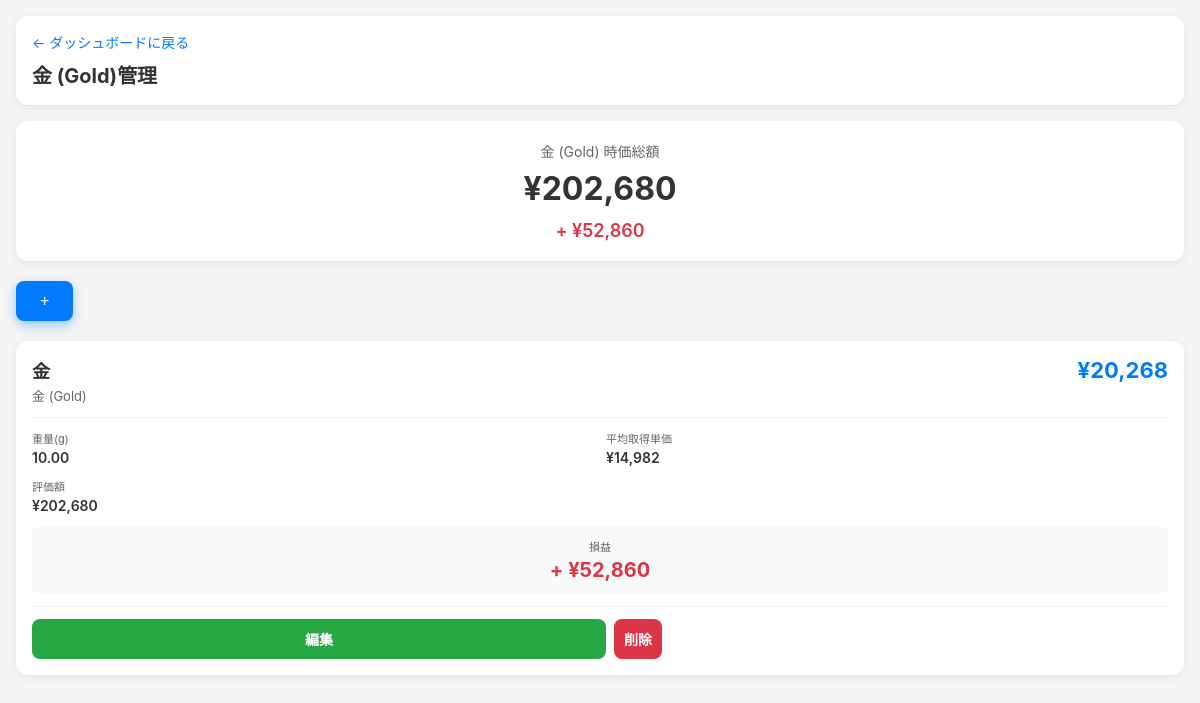
The app's page /assets/gold (signed in) with its own data.
### tables this page shows
CREATE TABLE assets (
        id INTEGER PRIMARY KEY AUTOINCREMENT,
        user_id INTEGER,
        asset_type TEXT NOT NULL,
        symbol TEXT NOT NULL,
        name TEXT,
        quantity REAL NOT NULL,
        price REAL DEFAULT 0,
        created_at TIMESTAMP DEFAULT CURRENT_TIMESTAMP, avg_price REAL DEFAULT 0, current_price REAL DEFAULT 0, total_cost REAL DEFAULT 0, acquisition_price REAL, avg_cost REAL DEFAULT 0,
        FOREIGN KEY (user_id) REFERENCES users (id)
    );

### app.py (the view)
@app.route('/assets/<asset_type>')
def manage_assets(asset_type):
    user = get_current_user()
    if not user:
        return redirect(url_for('login'))
    conn = get_db()
    c = conn.cursor()
    if USE_POSTGRES:
        c.execute('''SELECT * FROM assets WHERE user_id = %s AND asset_type = %s
                    ORDER BY symbol''', (user['id'], asset_type))
    else:
        c.execute('''SELECT * FROM assets WHERE user_id = ? AND asset_type = ?
                    ORDER BY symbol''', (user['id'], asset_type))
    assets = c.fetchall()
    conn.close()
    type_info = {
        'jp_stock': {'title': '日本株', 'symbol_label': '証券コード', 'quantity_label': '株数'},
        'us_stock': {'title': '米国株', 'symbol_label': 'シンボル', 'quantity_label': '株数'},
        'gold': {'title': '金 (Gold)', 'symbol_label': '種類', 'quantity_label': '重量(g)'},
        'cash': {'title': '現金', 'symbol_label': '項目名', 'quantity_label': '金額'},
        'crypto': {'title': '暗号資産', 'symbol_label': '銘柄', 'quantity_label': '数量'}
    }
    info = type_info.get(asset_type, type_info['jp_stock'])
    crypto_symbols = CRYPTO_SYMBOLS
    return render_template('manage_assets.html', assets=assets, asset_type=asset_type, info=info, crypto_symbols=crypto_symbols)

### app.py (called while the page is built)
def get_db():
    if USE_POSTGRES:
        conn = psycopg2.connect(DATABASE_URL, cursor_factory=RealDictCursor)
        return conn
    else:
        conn = sqlite3.connect('portfolio.db')
        conn.row_factory = sqlite3.Row
        return conn

def get_current_user():
    if 'user_id' not in session:
        return None
    conn = get_db()
    c = conn.cursor()
    if USE_POSTGRES:
        c.execute('SELECT * FROM users WHERE id = %s', (session['user_id'],))
    else:
        c.execute('SELECT * FROM users WHERE id = ?', (session['user_id'],))
    user = c.fetchone()
    conn.close()
    return user

### templates/manage_assets.html (shortened to what this page needs)
{% extends "base.html" %}
{% block content %}
<div class="header">
    <a href="{{ url_for('dashboard') }}" class="back-link">&larr; ダッシュボードに戻る</a>
    <h1>{{ info.title }}管理</h1>
</div>
{% if assets %}
    {% set total_value = namespace(amount=0) %}
    {% set total_cost = namespace(amount=0) %}
    {% for asset in assets %}
        {% if asset_type != 'cash' %}
            {% set total_value.amount = total_value.amount + (asset['quantity'] * asset['price']) %}
            {% set total_cost.amount = total_cost.amount + (asset['quantity'] * asset['avg_cost']) %}
        {% else %}
            {% set total_value.amount = total_value.amount + asset['quantity'] %}
        {% endif %}
    {% endfor %}
    {% set total_profit = total_value.amount - total_cost.amount %}
    <div class="summary-card">
        <div class="summary-title">{{ info.title }} 時価総額</div>
        <div class="summary-value">
            {% if asset_type == 'us_stock' %}
                ${{ "{:,.2f}".format(total_value.amount) }}
            {% else %}
                &yen;{{ "{:,.0f}".format(total_value.amount) }}
            {% endif %}
        </div>
        {% if asset_type != 'cash' %}
        <div class="summary-profit {% if total_profit >= 0 %}profit-red{% else %}profit-green{% endif %}">
            {% if total_profit >= 0 %}+{% endif %}
            {% if asset_type == 'us_stock' %}
                ${{ "{:,.2f}".format(total_profit) }}
            {% else %}
                &yen;{{ "{:,.0f}".format(total_profit) }}
            {% endif %}
        </div>
        {% endif %}
    </div>
{% endif %}
<button class="add-button" onclick="showAddForm()">+</button>
{% if assets %}
    {% for asset in assets %}
    <div class="stock-card" data-edit-url="{{ url_for('edit_asset', asset_id=asset['id']) }}">
        <div class="stock-header">
            <div>
                <div class="stock-symbol">{{ asset['symbol'] }}</div>
                {% if asset_type not in ['cash'] %}
                <div class="stock-name">{{ asset['name'] or '-' }}</div>
                {% endif %}
            </div>
            <div>
                <div class="stock-price">
                    {% if asset_type == 'us_stock' %}
                        ${{ "{:,.2f}".format(asset['price']) }}
                    {% elif asset_type not in ['cash'] %}
                        &yen;{{ "{:,.0f}".format(asset['price']) }}
                    {% endif %}
                </div>
            </div>
        </div>
        <div class="stock-details">
            <div class="detail-item">
                <span class="detail-label">{{ info.quantity_label }}</span>
                <span class="detail-value">{{ "{:,.2f}".format(asset['quantity']) }}</span>
            </div>
            {% if asset_type not in ['cash'] %}
            <div class="detail-item">
                <span class="detail-label">平均取得単価</span>
                <span class="detail-value">
                    {% if asset_type == 'us_stock' %}
                        ${{ "{:,.2f}".format(asset['avg_cost']) }}
                    {% else %}
                        &yen;{{ "{:,.0f}".format(asset['avg_cost']) }}
                    {% endif %}
                </span>
            </div>
            <div class="detail-item">
                <span class="detail-label">評価額</span>
                <span class="detail-value">
                    {% if asset_type == 'us_stock' %}
                        ${{ "{:,.2f}".format(asset['quantity'] * asset['price']) }}
                    {% else %}
                        &yen;{{ "{:,.0f}".format(asset['quantity'] * asset['price']) }}
                    {% endif %}
                </span>
            </div>
            {% endif %}
        </div>
        {% if asset_type not in ['cash'] %}
        {% set current_value = asset['quantity'] * asset['price'] %}
        {% set cost_value = asset['quantity'] * asset['avg_cost'] %}
        {% set profit = current_value - cost_value %}
        <div class="stock-profit-box">
            <div class="stock-profit-label">損益</div>
            <div class="stock-profit-value {% if profit >= 0 %}profit-red{% else %}profit-green{% endif %}">
                {% if profit >= 0 %}+{% endif %}
                {% if asset_type == 'us_stock' %}
                    ${{ "{:,.2f}".format(profit) }}
                {% else %}
                    &yen;{{ "{:,.0f}".format(profit) }}
                {% endif %}
            </div>
        </div>
        {% endif %}
        <div class="stock-actions" onclick="event.stopPropagation()">
            <a href="{{ url_for('edit_asset', asset_id=asset['id']) }}" class="edit-btn">編集</a>
            <form method="post" action="{{ url_for('delete_asset') }}" style="flex: 1; margin: 0;">
                <button type="submit" class="delete-btn" onclick="return confirm('削除しますか?')">削除</button>
            </form>
        </div>
    </div>
    {% endfor %}
{% else %}
<div class="empty-state">
    <div class="empty-state-icon">&#128202;</div>
    <p>まだ{{ info.title }}が登録されていません。<br>右下の「+」ボタンから追加してください。</p>
</div>
{% endif %}
{% endblock %}

### templates/base.html (style rules this page uses)
* { box-sizing: border-box; }
body { font-family: -apple-system, BlinkMacSystemFont, "Segoe UI", Roboto, "Hiragino Sans", sans-serif; margin: 0; padding: 0; background: #f5f5f5; color: #333; }

### templates/manage_assets.html (style rules this page uses)
.header { background: white; padding: 16px; border-radius: 12px; margin-bottom: 16px; box-shadow: 0 2px 8px rgba(0,0,0,0.08); }
.back-link { color: #007bff; text-decoration: none; font-size: 14px; display: inline-block; margin-bottom: 8px; }
.header h1 { font-size: 20px; margin: 0; color: #333; }
.summary-card { background: white; border-radius: 12px; padding: 20px; margin-bottom: 20px; text-align: center; box-shadow: 0 2px 8px rgba(0,0,0,0.08); }
.summary-title { font-size: 14px; color: #666; margin-bottom: 8px; }
.summary-value { font-size: 32px; font-weight: 700; color: #333; margin-bottom: 12px; }
.summary-profit { font-size: 18px; font-weight: 600; }
.profit-red { color: #dc3545; }
.add-button { position: fixed; bottom: 24px; right: 24px; width: 56px; height: 56px; border-radius: 50%; background: #007bff; color: white; border: none; font-size: 32px; cursor: pointer; box-shadow: 0 4px 12px rgba(0,123,255,0.4); z-index: 1000; display: flex; align-items: center; justify-content: center; line-height: 1; }
.stock-card { background: white; border-radius: 12px; padding: 16px; margin-bottom: 12px; box-shadow: 0 2px 8px rgba(0,0,0,0.08); cursor: pointer; transition: all 0.15s ease; }
.stock-header { display: flex; justify-content: space-between; align-items: flex-start; margin-bottom: 12px; padding-bottom: 12px; border-bottom: 1px solid #f0f0f0; }
.stock-symbol { font-size: 18px; font-weight: 700; color: #333; }
.stock-name { font-size: 13px; color: #666; margin-top: 3px; }
.stock-price { font-size: 22px; font-weight: 700; color: #007bff; text-align: right; }
.stock-details { display: grid; grid-template-columns: 1fr 1fr; gap: 12px; margin: 12px 0; font-size: 13px; }
.detail-item { display: flex; flex-direction: column; }
.detail-label { color: #666; font-size: 11px; margin-bottom: 3px; }
.detail-value { font-weight: 600; color: #333; font-size: 14px; }
.stock-profit-box { background: #f8f9fa; padding: 12px; border-radius: 8px; margin: 12px 0; text-align: center; }
.stock-profit-label { font-size: 11px; color: #666; margin-bottom: 4px; }
.stock-profit-value { font-size: 20px; font-weight: 700; }
.stock-actions { display: flex; gap: 8px; margin-top: 12px; padding-top: 12px; border-top: 1px solid #f0f0f0; }
.edit-btn, .delete-btn { flex: 1; padding: 10px; border-radius: 8px; text-align: center; text-decoration: none; font-size: 14px; border: none; cursor: pointer; font-weight: 600; }
.edit-btn { background: #28a745; color: white; }
.delete-btn { background: #dc3545; color: white; }
@media (min-width: 768px) { .add-button { position: static; width: auto; height: auto; border-radius: 8px; padding: 12px 24px; font-size: 16px; margin-bottom: 20px; } }

### records on screen
assets: title "金 (Gold)", symbol "金", name "金 (Gold)", price "20,268", quantity_label "重量(g)", quantity "10.00", avg_cost "14,982", asset['quantity']*asset['price'] "202,680", profit "52,860"

### other values on screen
{{ "{:,.0f}".format(total_value.amount) }} "202,680"
{{ "{:,.0f}".format(total_profit) }} "52,860"
